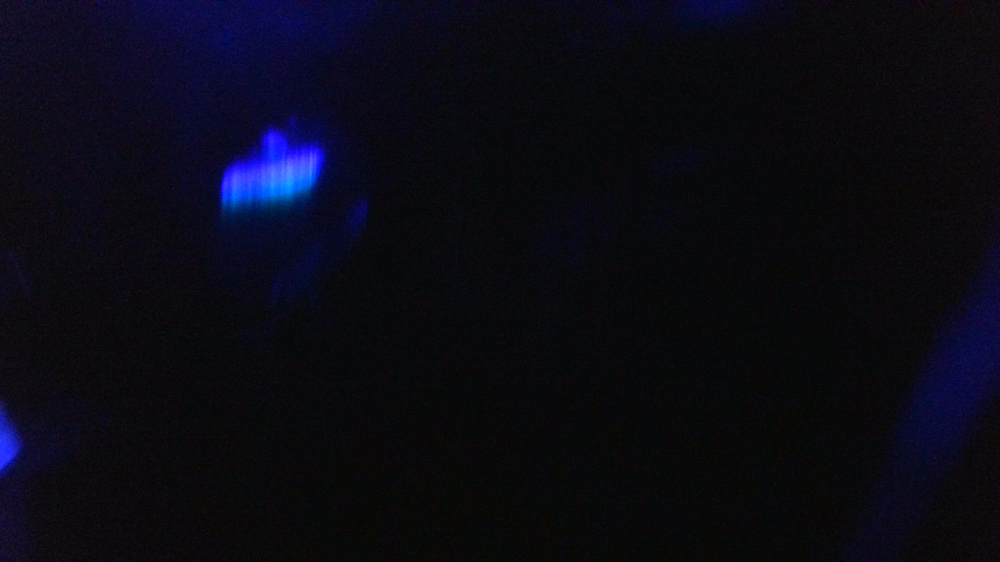
#> input picture relative_coordinate_spectrometer/data/raw/calibration/blue_led/blue_led_001_full.png, 1000 x 562 px, shrunk from 1920 x 1080 before the run; its folder holds only this picture in this run
$ python inspect_new_capture_and_roi_candidates.py
#> lines starting #> are read from the running program, lines starting #| are printed output that depends on the picture; after the words box and inside, x2 and y2 are one past the last pixel; in counts of white or black regions, pixels touching at a corner belong together
import argparse
import csv
import hashlib
import json
import math
from collections import Counter, defaultdict
from pathlib import Path

import cv2
import numpy as np


SCRIPT_PATH = Path(__file__).resolve()
PROJECT_ROOT = SCRIPT_PATH.parents[2]
DEFAULT_INPUT_ROOT = PROJECT_ROOT / "data" / "raw"
DEFAULT_OUTPUT_DIR = PROJECT_ROOT / "results" / "new_capture_roi_inspection"

EXPECTED_SOURCES = [
    "purple_led",
    "yellow_led",
    "blue_led",
    "green_led",
    "red_led",
    "white_led",
    "dark",
    "hene",
    "hg",
    "na",
]

IMAGE_EXTENSIONS = {".png", ".jpg", ".jpeg", ".bmp", ".tif", ".tiff"}


def rel_path(path: Path) -> str:
    try:
        return path.resolve().relative_to(PROJECT_ROOT).as_posix()
    except ValueError:
        return path.resolve().as_posix()


def safe_name(text: str) -> str:
    cleaned = "".join(ch if ch.isalnum() or ch in ("_", "-", ".") else "_" for ch in str(text))
    cleaned = "_".join(part for part in cleaned.split("_") if part)
    return cleaned[:120] or "item"


def read_image_rgb(path: Path) -> np.ndarray | None:
    data = np.fromfile(str(path), dtype=np.uint8)
    if data.size == 0:
        return None
    bgr = cv2.imdecode(data, cv2.IMREAD_COLOR)
    if bgr is None:
        return None
    return cv2.cvtColor(bgr, cv2.COLOR_BGR2RGB)


def write_image_rgb(path: Path, image_rgb: np.ndarray) -> None:
    path.parent.mkdir(parents=True, exist_ok=True)
    bgr = cv2.cvtColor(image_rgb, cv2.COLOR_RGB2BGR)
    ok, encoded = cv2.imencode(path.suffix, bgr)
    if not ok:
        raise OSError(f"Failed to encode image: {path}")
    encoded.tofile(str(path))


def paired_metadata_path(image_path: Path) -> Path | None:
    name = image_path.name
    candidates = []
    if "_full" in name:
        candidates.append(image_path.with_name(name.replace("_full", "_meta")).with_suffix(".json"))
    candidates.append(image_path.with_suffix(".json"))
    for candidate in candidates:
        if candidate.exists():
            return candidate
    return None


def load_metadata(image_path: Path) -> dict:
    meta_path = paired_metadata_path(image_path)
    if meta_path is None:
        return {}
    try:
        return json.loads(meta_path.read_text(encoding="utf-8"))
    except (OSError, json.JSONDecodeError):
        return {}


def infer_source(image_path: Path, metadata: dict) -> str:
    meta_source = str(metadata.get("source", "")).strip().lower()
    if meta_source:
        return meta_source

    parts = [part.lower() for part in image_path.parts]
    filename = image_path.name.lower()
    for source in sorted(EXPECTED_SOURCES, key=len, reverse=True):
        if source in parts or source in filename:
            return source
    stem = image_path.stem.lower()
    if "_" in stem:
        return stem.split("_")[0]
    return "unknown"


def is_full_capture_image(path: Path) -> bool:
    if path.suffix.lower() not in IMAGE_EXTENSIONS:
        return False
    lowered = path.name.lower()
    if any(tag in lowered for tag in ("_roi", "roi_crop", "diagnostic", "profile")):
        return False
    return "_full" in lowered


def scan_images(input_root: Path) -> list[Path]:
    full_images = [path for path in input_root.rglob("*") if path.is_file() and is_full_capture_image(path)]
    if full_images:
        return sorted(full_images)

    fallback = []
    for path in input_root.rglob("*"):
        if not path.is_file() or path.suffix.lower() not in IMAGE_EXTENSIONS:
            continue
        lowered = path.name.lower()
        if any(tag in lowered for tag in ("_roi", "roi_crop", "diagnostic", "profile")):
            continue
        fallback.append(path)
    return sorted(fallback)


def robust_score(rgb: np.ndarray) -> tuple[np.ndarray, np.ndarray, np.ndarray]:
    rgb_f = rgb.astype(np.float32)
    r, g, b = rgb_f[..., 0], rgb_f[..., 1], rgb_f[..., 2]
    gray = 0.299 * r + 0.587 * g + 0.114 * b
    max_ch = np.max(rgb_f, axis=2)
    min_ch = np.min(rgb_f, axis=2)
    saturation = np.zeros_like(max_ch, dtype=np.float32)
    nonzero = max_ch > 1e-6
    saturation[nonzero] = (max_ch[nonzero] - min_ch[nonzero]) / max_ch[nonzero]
    score = 0.55 * gray + 0.30 * max_ch + 0.15 * saturation * max_ch
    return np.clip(score, 0, 255), gray, saturation


def threshold_score(score: np.ndarray) -> float:
    score8 = np.clip(score, 0, 255).astype(np.uint8)
    _otsu, _ = cv2.threshold(score8, 0, 255, cv2.THRESH_BINARY + cv2.THRESH_OTSU)
    median = float(np.median(score))
    mad = float(np.median(np.abs(score - median))) + 1e-6
    p95 = float(np.percentile(score, 95))
    p99 = float(np.percentile(score, 99))
    return max(float(_otsu), median + 3.5 * mad, 0.50 * p95, 0.35 * p99)


def connected_bbox(mask: np.ndarray, score: np.ndarray, saturation: np.ndarray) -> tuple[tuple[int, int, int, int] | None, np.ndarray]:
    h, w = mask.shape
    kernel_close = cv2.getStructuringElement(cv2.MORPH_ELLIPSE, (13, 13))
    kernel_open = cv2.getStructuringElement(cv2.MORPH_ELLIPSE, (5, 5))
    clean = cv2.morphologyEx(mask.astype(np.uint8), cv2.MORPH_CLOSE, kernel_close)
    clean = cv2.morphologyEx(clean, cv2.MORPH_OPEN, kernel_open)

    labels_count, labels, stats, _centroids = cv2.connectedComponentsWithStats(clean, connectivity=8)
    if labels_count <= 1:
        return None, clean

    min_area = max(80, int(0.00003 * h * w))
    component_scores = []
    for label in range(1, labels_count):
        area = int(stats[label, cv2.CC_STAT_AREA])
        if area < min_area:
            continue
        ys, xs = np.where(labels == label)
        mean_score = float(score[ys, xs].mean()) if ys.size else 0.0
        mean_sat = float(saturation[ys, xs].mean()) if ys.size else 0.0
        component_scores.append((area * mean_score * (1.0 + mean_sat), label))

    if not component_scores:
        return None, clean

    component_scores.sort(reverse=True)
    main_label = component_scores[0][1]
    main_x = int(stats[main_label, cv2.CC_STAT_LEFT])
    main_w = int(stats[main_label, cv2.CC_STAT_WIDTH])
    main_x2 = main_x + main_w

    selected = labels == main_label
    for _score_value, label in component_scores[1:]:
        x = int(stats[label, cv2.CC_STAT_LEFT])
        comp_w = int(stats[label, cv2.CC_STAT_WIDTH])
        x2 = x + comp_w
        horizontal_overlap = max(0, min(main_x2, x2) - max(main_x, x))
        overlap_ratio = horizontal_overlap / max(1, min(main_w, comp_w))
        close_in_x = abs((x + x2) / 2 - (main_x + main_x2) / 2) < max(main_w, comp_w, 80)
        if overlap_ratio > 0.15 or close_in_x:
            selected |= labels == label

    ys, xs = np.where(selected)
    if xs.size == 0:
        return None, clean
    x0, x1 = int(xs.min()), int(xs.max())
    y0, y1 = int(ys.min()), int(ys.max())
    return (x0, y0, x1 - x0 + 1, y1 - y0 + 1), selected.astype(np.uint8)


def expand_bbox(bbox: tuple[int, int, int, int], image_shape: tuple[int, int, int]) -> tuple[int, int, int, int]:
    x, y, w, h = bbox
    image_h, image_w = image_shape[:2]
    margin_x = max(12, int(0.15 * w))
    margin_y = max(12, int(0.15 * h))
    x0 = max(0, x - margin_x)
    y0 = max(0, y - margin_y)
    x1 = min(image_w, x + w + margin_x)
    y1 = min(image_h, y + h + margin_y)
    return x0, y0, max(1, x1 - x0), max(1, y1 - y0)


# [5 lines left out: function fallback_roi, not called in this run]


def estimate_tilt(mask_roi: np.ndarray, score_roi: np.ndarray) -> tuple[float | None, bool]:
    if mask_roi.sum() < 40:
        return None, False
    ys, xs = np.where(mask_roi > 0)
    weights = score_roi[ys, xs].astype(np.float64)
    if weights.sum() <= 0:
        weights = np.ones_like(weights)
    x_mean = float(np.average(xs, weights=weights))
    y_mean = float(np.average(ys, weights=weights))
    centered = np.column_stack([xs - x_mean, ys - y_mean]).astype(np.float64)
    cov = (centered * weights[:, None]).T @ centered / weights.sum()
    eigvals, eigvecs = np.linalg.eigh(cov)
    vec = eigvecs[:, int(np.argmax(eigvals))]
    angle = math.degrees(math.atan2(vec[1], vec[0]))
    angle_from_vertical = min(abs(angle - 90.0), abs(angle + 90.0))
    return angle_from_vertical, angle_from_vertical > 8.0


def top_blue_bottom_red(rgb_roi: np.ndarray) -> tuple[bool, str]:
    if rgb_roi.shape[0] < 6 or rgb_roi.shape[1] < 2:
        return False, "ROI too small for color-order check"
    rgb_f = rgb_roi.astype(np.float32)
    h = rgb_f.shape[0]
    top = rgb_f[: max(1, h // 3)]
    bottom = rgb_f[-max(1, h // 3) :]
    top_b = float(top[..., 2].mean())
    top_r = float(top[..., 0].mean())
    bottom_b = float(bottom[..., 2].mean())
    bottom_r = float(bottom[..., 0].mean())
    contrast = max(float(rgb_f.max() - rgb_f.min()), 1.0)
    blue_delta = (top_b - bottom_b) / contrast
    red_delta = (bottom_r - top_r) / contrast
    likely = blue_delta > 0.03 and red_delta > 0.03
    detail = f"blue_delta={blue_delta:.3f}, red_delta={red_delta:.3f}"
    return likely, detail


def fbool(value: bool) -> str:
    return "yes" if bool(value) else "no"


def make_profile_csv(path: Path, rgb_roi: np.ndarray) -> None:
    path.parent.mkdir(parents=True, exist_ok=True)
    rgb_f = rgb_roi.astype(np.float32)
    r = rgb_f[..., 0].mean(axis=1)
    g = rgb_f[..., 1].mean(axis=1)
    b = rgb_f[..., 2].mean(axis=1)
    gray = 0.299 * r + 0.587 * g + 0.114 * b
    with path.open("w", newline="", encoding="utf-8") as f:
        writer = csv.writer(f, lineterminator="\n")
        writer.writerow(["y_local", "R", "G", "B", "Gray"])
        for idx in range(rgb_roi.shape[0]):
            writer.writerow([idx, f"{r[idx]:.6f}", f"{g[idx]:.6f}", f"{b[idx]:.6f}", f"{gray[idx]:.6f}"])


def draw_diagnostic(rgb: np.ndarray, roi: tuple[int, int, int, int], row: dict, out_path: Path) -> None:
    diag = rgb.copy()
    x, y, w, h = roi
    cv2.rectangle(diag, (x, y), (x + w - 1, y + h - 1), (255, 255, 0), 4)
    lines = [
        f"{row['source']} | {Path(row['image_path']).name}",
        f"ROI x={x} y={y} w={w} h={h}",
        f"inside={row['spectrum_inside_roi']} clip={row['clipped_or_touching_edge']} over={row['overexposed']} dark={row['underexposed']}",
        f"blue_top_red_bottom={row['top_blue_bottom_red_likely']} tilt={row['tilt_warning']}",
    ]
    y_text = 38
    for line in lines:
        cv2.putText(diag, line, (30, y_text), cv2.FONT_HERSHEY_SIMPLEX, 0.9, (0, 0, 0), 5, cv2.LINE_AA)
        cv2.putText(diag, line, (30, y_text), cv2.FONT_HERSHEY_SIMPLEX, 0.9, (255, 255, 255), 2, cv2.LINE_AA)
        y_text += 38
    write_image_rgb(out_path, diag)


def analyze_image(image_path: Path, output_dir: Path) -> dict:
    metadata = load_metadata(image_path)
    source = infer_source(image_path, metadata)
    rgb = read_image_rgb(image_path)
#> in read_image_rgb, bgr is the input picture: shape (562, 1000, 3); mean B, G, R 20, 10, 10.2
    if rgb is None:
        raise RuntimeError(f"Could not read image: {image_path}")

    score, gray, saturation = robust_score(rgb)
#> in robust_score, `r, g, b = rgb_f[..., 0], rgb_f[..., 1], rgb_f[..., 2]`:
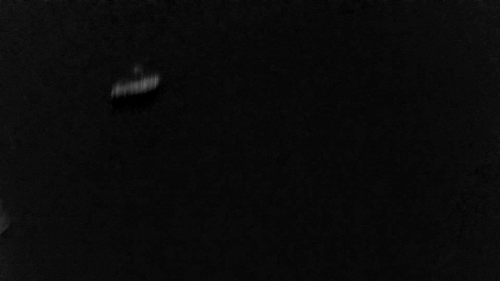
#> r: shape (562, 1000) float32 (shown at 1/2 size); min 0, max 101, mean 10.2
#> in robust_score, `r, g, b = rgb_f[..., 0], rgb_f[..., 1], rgb_f[..., 2]`:
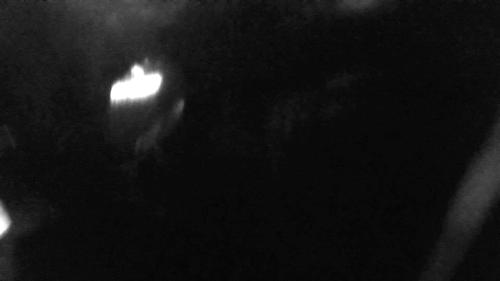
#> b: shape (562, 1000) float32 (shown at 1/2 size); min 0, max 255, mean 20
#> in robust_score, `saturation[nonzero] = (max_ch[nonzero] - min_ch[nonzero]) / max_ch[non..`:
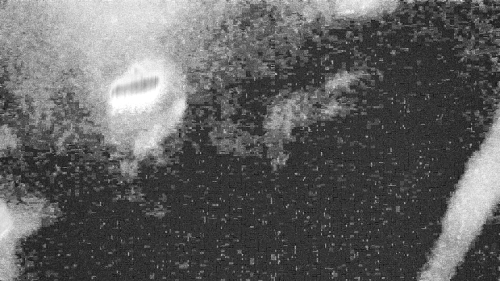
#> saturation: shape (562, 1000) float32 (shown at 1/2 size); min 0, max 1, mean 0.375
#> in robust_score, `score = 0.55 * gray + 0.30 * max_ch + 0.15 * saturation * max_ch`:
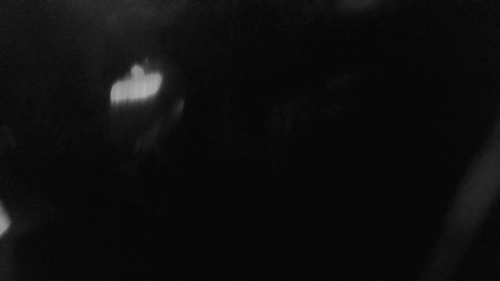
#> score: shape (562, 1000) float32 (shown at 1/2 size); min 3.05, max 181.1, mean 14
    threshold = threshold_score(score)
#> in threshold_score, `median = float(np.median(score))`: median = 9.85
#> in threshold_score, `mad = float(np.median(np.abs(score - median))) + 1e-6`: mad = 2.24
#> in threshold_score, `p95 = float(np.percentile(score, 95))`: p95 = 31.37
#> in threshold_score, `p99 = float(np.percentile(score, 99))`: p99 = 91.19
    mask = score >= threshold
    bbox, selected_mask = connected_bbox(mask, score, saturation)

    detection_ok = bbox is not None and np.count_nonzero(selected_mask) > 80
    if detection_ok:
        roi = expand_bbox(bbox, rgb.shape)
        comment_parts = ["auto ROI from bright/color stripe"]
    else:
        roi = fallback_roi(rgb.shape)
        selected_mask = np.zeros(gray.shape, dtype=np.uint8)
        comment_parts = ["no clear spectrum stripe detected; fallback crop only"]

    x, y, w, h = roi
    rgb_roi = rgb[y : y + h, x : x + w]
    score_roi = score[y : y + h, x : x + w]
    gray_roi = gray[y : y + h, x : x + w]
    mask_roi = selected_mask[y : y + h, x : x + w] if selected_mask is not None else np.zeros((h, w), dtype=np.uint8)

    image_h, image_w = rgb.shape[:2]
    roi_touches_image_edge = x <= 2 or y <= 2 or x + w >= image_w - 2 or y + h >= image_h - 2
    mask_touches_edge = False
    if detection_ok:
        edge_pixels = (
            selected_mask[:3, :].sum()
            + selected_mask[-3:, :].sum()
            + selected_mask[:, :3].sum()
            + selected_mask[:, -3:].sum()
        )
        mask_touches_edge = edge_pixels > 0

    clipped_or_touching_edge = bool(roi_touches_image_edge or mask_touches_edge)
    saturated_full_ratio = float((rgb >= 250).any(axis=2).mean())
    saturated_roi_ratio = float((rgb_roi >= 250).any(axis=2).mean()) if rgb_roi.size else 0.0
    overexposed = saturated_roi_ratio > 0.01 or saturated_full_ratio > 0.005

    source_is_dark = source == "dark"
    roi_p99_gray = float(np.percentile(gray_roi, 99)) if gray_roi.size else 0.0
    roi_p99_score = float(np.percentile(score_roi, 99)) if score_roi.size else 0.0
    underexposed = (roi_p99_gray < 25.0 or roi_p99_score < 30.0) and not source_is_dark
    if source_is_dark:
        comment_parts.append("dark source; low signal is expected")

    selected_pixels = int(np.count_nonzero(selected_mask))
    inside_pixels = int(np.count_nonzero(mask_roi))
    inside_ratio = inside_pixels / max(1, selected_pixels)
    spectrum_inside_roi = bool(detection_ok and inside_ratio > 0.85 and not clipped_or_touching_edge)

    tilt_angle, tilt_warning = estimate_tilt(mask_roi, score_roi)
    top_bottom_likely, color_detail = top_blue_bottom_red(rgb_roi)

    if clipped_or_touching_edge:
        comment_parts.append("candidate touches image edge or detected stripe reaches image edge")
    if overexposed:
        comment_parts.append(f"possible saturation: roi={saturated_roi_ratio:.4f}, full={saturated_full_ratio:.4f}")
    if underexposed:
        comment_parts.append(f"weak signal: roi_p99_gray={roi_p99_gray:.2f}, roi_p99_score={roi_p99_score:.2f}")
    if tilt_warning:
        comment_parts.append(f"tilt angle from vertical about {tilt_angle:.2f} deg")
    if not top_bottom_likely:
        comment_parts.append(f"top-blue/bottom-red not strongly supported ({color_detail})")

    digest = hashlib.sha1(str(image_path.resolve()).encode("utf-8")).hexdigest()[:10]
    item_id = safe_name(f"{source}_{image_path.stem}_{digest}")
    diagnostic_path = output_dir / f"{item_id}_diagnostic.png"
    crop_path = output_dir / f"{item_id}_roi_crop.png"
    profile_path = output_dir / f"{item_id}_profile.csv"

    row = {
        "source": source,
        "image_path": rel_path(image_path),
        "candidate_roi_x": x,
        "candidate_roi_y": y,
        "candidate_roi_w": w,
        "candidate_roi_h": h,
        "spectrum_inside_roi": fbool(spectrum_inside_roi),
        "clipped_or_touching_edge": fbool(clipped_or_touching_edge),
        "overexposed": fbool(overexposed),
        "underexposed": fbool(underexposed),
        "top_blue_bottom_red_likely": fbool(top_bottom_likely),
        "tilt_warning": fbool(tilt_warning),
        "comment": "; ".join(comment_parts),
        "diagnostic_png": rel_path(diagnostic_path),
        "roi_crop_png": rel_path(crop_path),
        "profile_csv": rel_path(profile_path),
    }

    draw_diagnostic(rgb, roi, row, diagnostic_path)
    write_image_rgb(crop_path, rgb_roi)
    make_profile_csv(profile_path, rgb_roi)
    return row


def write_csv(path: Path, rows: list[dict]) -> None:
    path.parent.mkdir(parents=True, exist_ok=True)
    fieldnames = [
        "source",
        "image_path",
        "candidate_roi_x",
        "candidate_roi_y",
        "candidate_roi_w",
        "candidate_roi_h",
        "spectrum_inside_roi",
        "clipped_or_touching_edge",
        "overexposed",
        "underexposed",
        "top_blue_bottom_red_likely",
        "tilt_warning",
        "comment",
        "diagnostic_png",
        "roi_crop_png",
        "profile_csv",
    ]
    with path.open("w", newline="", encoding="utf-8") as f:
        writer = csv.DictWriter(f, fieldnames=fieldnames, lineterminator="\n")
        writer.writeheader()
        writer.writerows(rows)


def write_report(path: Path, rows: list[dict], input_root: Path, output_dir: Path) -> None:
    counts = Counter(row["source"] for row in rows)
    problems = defaultdict(list)
    ready = []
    for row in rows:
        image_name = Path(row["image_path"]).name
        bad_flags = []
        for key in ("overexposed", "underexposed", "clipped_or_touching_edge", "tilt_warning"):
            if row[key] == "yes":
                bad_flags.append(key)
                problems[key].append(image_name)
        if row["spectrum_inside_roi"] == "yes" and not bad_flags:
            ready.append(row)

    lines = [
        "# New Capture ROI Inspection",
        "",
        "This diagnostic only reads new captured photos and proposes candidate ROIs for manual review.",
        "It does not train, predict, fit wavelength calibration, use old ROI, or use old pixel-to-wavelength formula.",
        "",
        f"- input_root: `{rel_path(input_root)}`",
        f"- output_dir: `{rel_path(output_dir)}`",
        f"- images_processed: {len(rows)}",
        "",
        "## Sources Found",
        "",
    ]
    for source, count in sorted(counts.items()):
        lines.append(f"- {source}: {count}")
    lines.extend(["", "## Per-Image Candidate ROI", ""])
    lines.append(
        "| source | image | ROI x,y,w,h | inside | clipped | overexposed | underexposed | blue-top/red-bottom | tilt | comment |"
    )
    lines.append("|---|---|---:|---|---|---|---|---|---|---|")
    for row in rows:
        roi_text = f"{row['candidate_roi_x']},{row['candidate_roi_y']},{row['candidate_roi_w']},{row['candidate_roi_h']}"
        lines.append(
            f"| {row['source']} | `{row['image_path']}` | {roi_text} | "
            f"{row['spectrum_inside_roi']} | {row['clipped_or_touching_edge']} | {row['overexposed']} | "
            f"{row['underexposed']} | {row['top_blue_bottom_red_likely']} | {row['tilt_warning']} | "
            f"{row['comment']} |"
        )

    lines.extend(["", "## Problem Summary", ""])
    if not problems:
        lines.append("- No overexposure, underexposure, clipping, or tilt warnings were detected by the heuristic.")
    else:
        for key in ("overexposed", "underexposed", "clipped_or_touching_edge", "tilt_warning"):
            values = problems.get(key, [])
            lines.append(f"- {key}: {', '.join(values) if values else 'none'}")

    lines.extend(["", "## Likely Ready For Next Relative-Coordinate Calibration Step", ""])
    if ready:
        for row in ready:
            lines.append(f"- {row['source']}: `{row['image_path']}`")
    else:
        lines.append("- None passed all automatic checks. Review diagnostic PNGs manually before proceeding.")

    lines.extend(["", "## Output Files", ""])
    lines.append(f"- roi_candidates.csv: `{rel_path(output_dir / 'roi_candidates.csv')}`")
    for row in rows:
        lines.append(f"- {Path(row['image_path']).name}: `{row['diagnostic_png']}`, `{row['roi_crop_png']}`, `{row['profile_csv']}`")
    lines.append("")
    path.write_text("\n".join(lines), encoding="utf-8", newline="\n")


def parse_args() -> argparse.Namespace:
    parser = argparse.ArgumentParser(description="Inspect new DIY spectrum photos and propose candidate ROIs.")
    parser.add_argument("--input_root", default=str(DEFAULT_INPUT_ROOT), help="Root directory to recursively scan.")
    parser.add_argument("--output_dir", default=str(DEFAULT_OUTPUT_DIR), help="Directory for diagnostics.")
    return parser.parse_args()


def main() -> int:
    args = parse_args()
    input_root = Path(args.input_root)
    if not input_root.is_absolute():
        input_root = PROJECT_ROOT / input_root
    output_dir = Path(args.output_dir)
    if not output_dir.is_absolute():
        output_dir = PROJECT_ROOT / output_dir
    output_dir.mkdir(parents=True, exist_ok=True)

    images = scan_images(input_root)
    if not images:
        raise RuntimeError(f"No full capture images found under {input_root}")

    rows = []
    for image_path in images:
        try:
            rows.append(analyze_image(image_path, output_dir))
#> in analyze_image, `threshold = threshold_score(score)`: threshold = 73
#> in analyze_image, `mask = score >= threshold`:
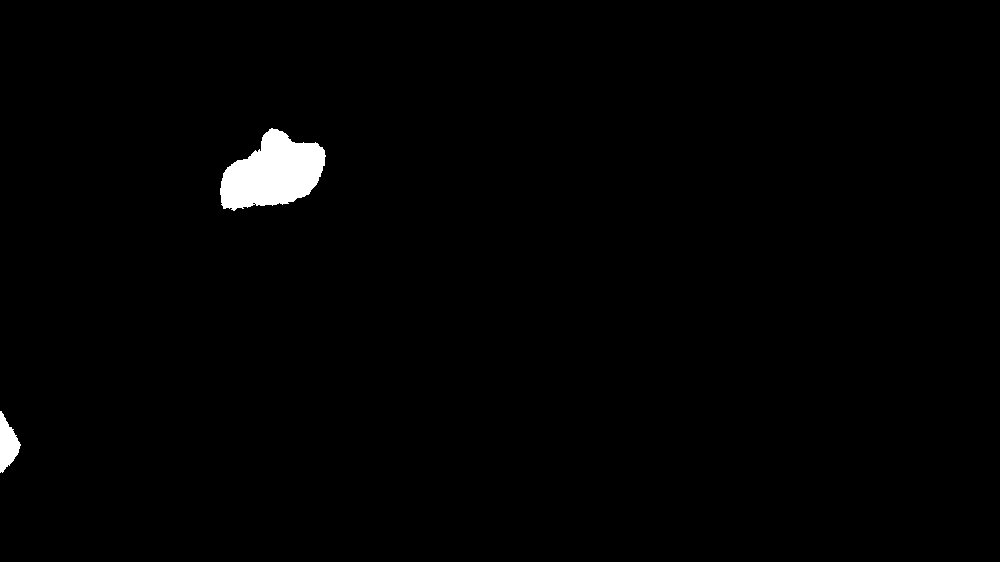
#> mask: shape (562, 1000) bool; 1.1% white; 2 white regions, box (x1, y1, x2, y2) and area: (220, 128, 326, 211) 5639, (0, 411, 21, 473) 759
#> (the rest of the program and of its run is left out)
